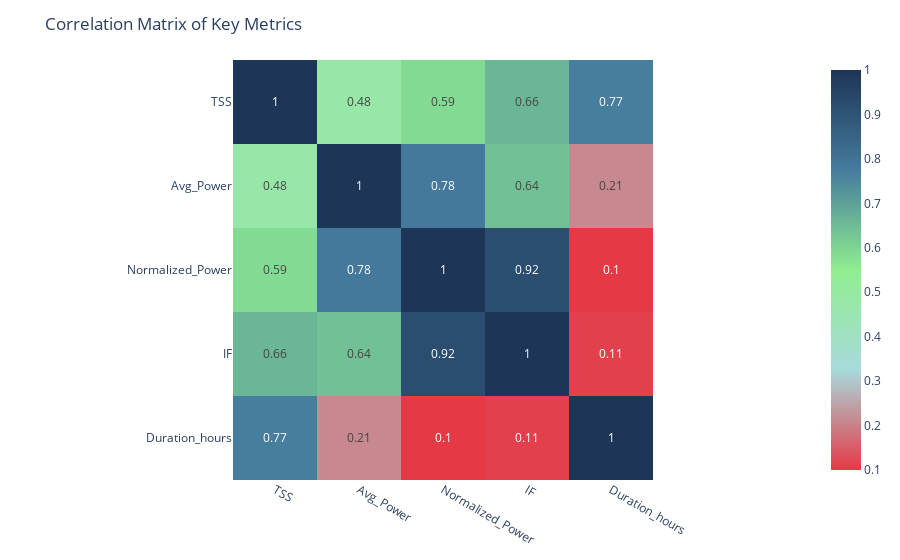
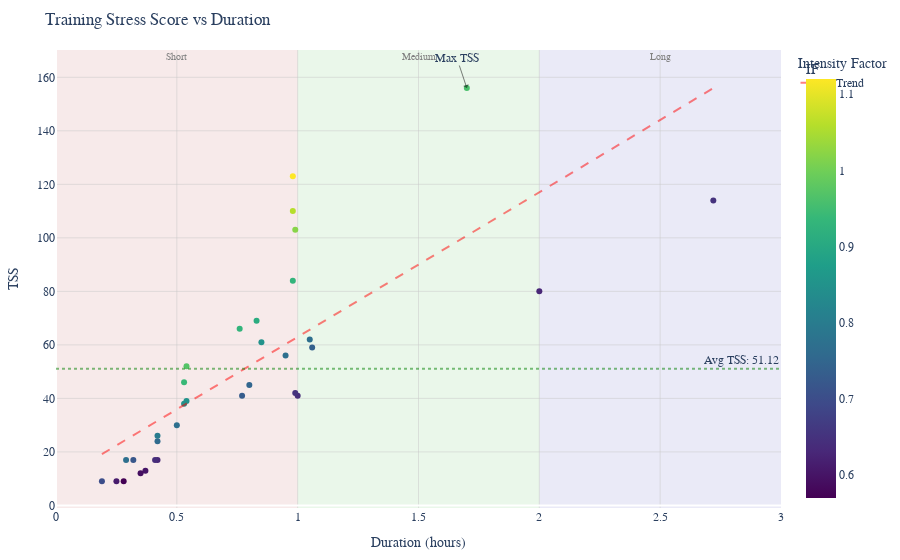

Source (notebook cell) for these figures, in order:
### Code cell
import pandas as pd
import numpy as np
import plotly.express as px
import plotly.graph_objects as go
from scipy import stats
from statsmodels.formula.api import ols, mixedlm
from statsmodels.stats.multicomp import pairwise_tukeyhsd
from tabulate import tabulate

# Custom color mapping
color_mapping = {
    'Zone 1 (50%-60%)': '#e63946',
    'Zone 2 (60%-70%)': '#a8dadc',
    'Zone 3 (70%-80%)': '#90EE90',
    'Zone 4 (80%-90%)': '#457b9d',
    'Zone 5 (90%-100%)': '#1d3557'
}

# Load and prepare data
cycling_data = pd.read_csv('/Users/ngirmay/Documents/GitHub/ironman_retrospective/IronMan_2023/wahoo/wahoo_data.csv', parse_dates=['Date'])
cycling_data['Duration'] = pd.to_timedelta(cycling_data['Duration'])
cycling_data['Duration_hours'] = cycling_data['Duration'].dt.total_seconds() / 3600
cycling_data = cycling_data[cycling_data['Duration_hours'] >= 5/60]

# Rename columns with spaces
cycling_data = cycling_data.rename(columns={
    'Normalized Power': 'Normalized_Power',
    'Avg Power': 'Avg_Power',
    'Activity Name': 'Activity_Name'
})

# Round all numeric columns to two decimal points
numeric_columns = cycling_data.select_dtypes(include=[np.number]).columns
cycling_data[numeric_columns] = cycling_data[numeric_columns].round(2)

# 1. Descriptive Statistics
print("Descriptive Statistics:")
desc_stats = cycling_data[['TSS', 'Avg_Power', 'Normalized_Power', 'IF', 'Duration_hours']].describe().round(2)
print(tabulate(desc_stats, headers='keys', tablefmt='pretty'))

# 2. Correlation Analysis
corr_matrix = cycling_data[['TSS', 'Avg_Power', 'Normalized_Power', 'IF', 'Duration_hours']].corr().round(2)
fig = px.imshow(corr_matrix, text_auto=True, color_continuous_scale=list(color_mapping.values()))
fig.update_layout(title='Correlation Matrix of Key Metrics')
fig.show()

# 3. One-way ANOVA for TSS across different activities
activities = cycling_data['Activity_Name'].unique()
tss_by_activity = [group['TSS'].values for name, group in cycling_data.groupby('Activity_Name')]
f_statistic, p_value = stats.f_oneway(*tss_by_activity)
print("\nOne-way ANOVA Results for TSS across activities:")
anova_results = [["F-statistic", f"{f_statistic:.2f}"], ["p-value", f"{p_value:.4f}"]]
print(tabulate(anova_results, headers=["Metric", "Value"], tablefmt='pretty'))

# 4. Tukey's HSD Test
tukey_results = pairwise_tukeyhsd(cycling_data['TSS'], cycling_data['Activity_Name'])
print("\nTukey's HSD Test Results:")
print(tabulate(tukey_results.summary().data[1:], headers=tukey_results.summary().data[0], tablefmt='pretty'))

# 5. Multiple Regression
try:
    model = ols('TSS ~ Duration_hours + Normalized_Power + IF', data=cycling_data).fit()
    print("\nMultiple Regression Results:")
    print(model.summary().as_text())  # Already formatted nicely
except Exception as e:
    print(f"Error in Multiple Regression: {e}")

# 6. Linear Mixed Model
try:
    lmm = mixedlm('TSS ~ Duration_hours + Normalized_Power', cycling_data, groups=cycling_data['Activity_Name'])
    lmm_results = lmm.fit()
    print("\nLinear Mixed Model Results:")
    print(lmm_results.summary().as_text())  # Already formatted nicely
except Exception as e:
    print(f"Error in Linear Mixed Model: {e}")

# 7. Paired t-test (comparing TSS between two specific activity types)
activity1 = 'Endurance 1'
activity2 = 'Endurance 2'
tss_activity1 = cycling_data[cycling_data['Activity_Name'] == activity1]['TSS']
tss_activity2 = cycling_data[cycling_data['Activity_Name'] == activity2]['TSS']
if len(tss_activity1) > 0 and len(tss_activity2) > 0:
    t_stat, t_p_value = stats.ttest_ind(tss_activity1, tss_activity2)
    print(f"\nPaired t-test results ({activity1} vs {activity2}):")
    t_test_results = [["t-statistic", f"{t_stat:.2f}"], ["p-value", f"{t_p_value:.4f}"]]
    print(tabulate(t_test_results, headers=["Metric", "Value"], tablefmt='pretty'))
else:
    print(f"\nNot enough data for paired t-test between {activity1} and {activity2}")

# 8. TSS vs Duration Scatter Plot
fig = px.scatter(cycling_data, x='Duration_hours', y='TSS', color='IF',
                 color_continuous_scale='viridis',
                 title='Training Stress Score vs Duration')

# Define and add duration zones with faint colors
duration_zones = [
    (0, 1, 'Short', 'rgba(255,0,0,0.05)'),
    (1, 2, 'Medium', 'rgba(0,255,0,0.05)'),
    (2, 3, 'Long', 'rgba(0,0,255,0.05)')
]

for start, end, name, color in duration_zones:
    fig.add_vrect(
        x0=start, x1=end,
        fillcolor=color, layer="below", line_width=0,
        annotation_text=name, annotation_position="top",
        annotation=dict(font_size=10, font_color="gray")
    )

# Add average TSS line
avg_tss = cycling_data['TSS'].mean()
fig.add_hline(y=avg_tss, line_dash="dot", line_color="rgba(0,128,0,0.5)", annotation_text=f"Avg TSS: {avg_tss:.2f}")

# Add annotations
max_tss_idx = cycling_data['TSS'].idxmax()
fig.add_annotation(x=cycling_data.loc[max_tss_idx, 'Duration_hours'], y=cycling_data.loc[max_tss_idx, 'TSS'],
                   text="Max TSS", showarrow=True, arrowhead=1, arrowcolor="rgba(0,0,0,0.5)")

# Add trend line (now as a separate trace to control its position)
z = np.polyfit(cycling_data['Duration_hours'], cycling_data['TSS'], 1)
p = np.poly1d(z)
x_trend = np.linspace(cycling_data['Duration_hours'].min(), cycling_data['Duration_hours'].max(), 100)
trend_trace = go.Scatter(x=x_trend, y=p(x_trend), mode='lines', name='Trend', 
                         line=dict(color='rgba(255,0,0,0.5)', dash='dash'))

# Update layout
fig.update_layout(
    xaxis_title='Duration (hours)',
    yaxis_title='TSS',
    plot_bgcolor='rgba(240,240,240,0.5)',
    legend_title_text='Intensity Factor',
    coloraxis_colorbar=dict(title='IF'),
    font=dict(family="Arial", size=12),
    margin=dict(l=50, r=50, t=50, b=50)
)

# Update axes
fig.update_xaxes(showgrid=True, gridwidth=1, gridcolor='rgba(200,200,200,0.5)')
fig.update_yaxes(showgrid=True, gridwidth=1, gridcolor='rgba(200,200,200,0.5)')

# Add the trend line trace last to ensure it's on top
fig.add_trace(trend_trace)

fig.show()

### Figure 1 — Plotly figure (JSON) as saved in the notebook; plotly's stock layout.template omitted (floating-point values rounded to 4 significant figures)
{"data": [{"coloraxis": "coloraxis", "hovertemplate": "x: %{x}<br>y: %{y}<br>color: %{z}<extra></extra>", "name": "0", "texttemplate": "%{z}", "type": "heatmap", "x": ["TSS", "Avg_Power", "Normalized_Power", "IF", "Duration_hours"], "xaxis": "x", "y": ["TSS", "Avg_Power", "Normalized_Power", "IF", "Duration_hours"], "yaxis": "y", "z": [[1, 0.48, 0.59, 0.66, 0.77], [0.48, 1, 0.78, 0.64, 0.21], [0.59, 0.78, 1, 0.92, 0.1], [0.66, 0.64, 0.92, 1, 0.11], [0.77, 0.21, 0.1, 0.11, 1]]}], "layout": {"coloraxis": {"colorscale": [[0, "#e63946"], [0.25, "#a8dadc"], [0.5, "#90EE90"], [0.75, "#457b9d"], [1, "#1d3557"]]}, "margin": {"t": 60}, "title": {"text": "Correlation Matrix of Key Metrics"}, "xaxis": {"anchor": "y", "constrain": "domain", "domain": [0, 1], "scaleanchor": "y"}, "yaxis": {"anchor": "x", "autorange": "reversed", "constrain": "domain", "domain": [0, 1]}}}

### Figure 2 — Plotly figure (JSON) as saved in the notebook; plotly's stock layout.template omitted (floating-point values rounded to 4 significant figures)
{"data": [{"hovertemplate": "Duration_hours=%{x}<br>TSS=%{y}<br>IF=%{marker.color}<extra></extra>", "legendgroup": "", "marker": {"color": [0.65, 0.63, 0.96, 0.74, 0.77, 0.64, 1.02, 0.65, 0.93, 1.12, 1.06, 0.77, 0.85, 0.91, 0.75, 0.73, 0.93, 0.97, 0.85, 0.85, 0.94, 0.77, 0.63, 0.76, 0.8, 0.64, 0.6, 0.59, 0.72, 0.77, 0.57, 0.61, 0.7], "coloraxis": "coloraxis", "symbol": "circle"}, "mode": "markers", "name": "", "orientation": "v", "showlegend": false, "type": "scatter", "x": [2.72, 2, 1.7, 1.06, 1.05, 1, 0.99, 0.99, 0.98, 0.98, 0.98, 0.95, 0.85, 0.83, 0.8, 0.77, 0.76, 0.54, 0.54, 0.53, 0.53, 0.5, 0.42, 0.42, 0.42, 0.41, 0.37, 0.35, 0.32, 0.29, 0.28, 0.25, 0.19], "xaxis": "x", "y": [114, 80, 156, 59, 62, 41, 103, 42, 84, 123, 110, 56, 61, 69, 45, 41, 66, 52, 39, 38, 46, 30, 17, 24, 26, 17, 13, 12, 17, 17, 9, 9, 9], "yaxis": "y"}, {"line": {"color": "rgba(255,0,0,0.5)", "dash": "dash"}, "mode": "lines", "name": "Trend", "type": "scatter", "x": [0.19, 0.2156, 0.2411, 0.2667, 0.2922, 0.3178, 0.3433, 0.3689, 0.3944, 0.42, 0.4456, 0.4711, 0.4967, 0.5222, 0.5478, 0.5733, 0.5989, 0.6244, 0.65, 0.6756, 0.7011, 0.7267, 0.7522, 0.7778, 0.8033, 0.8289, 0.8544, 0.88, 0.9056, 0.9311, 0.9567, 0.9822, 1.008, 1.033, 1.059, 1.084, 1.11, 1.136, 1.161, 1.187, 1.212, 1.238, 1.263, 1.289, 1.314, 1.34, 1.366, 1.391, 1.417, 1.442, 1.468, 1.493, 1.519, 1.544, 1.57, 1.596, 1.621, 1.647, 1.672, 1.698, 1.723, 1.749, 1.774, 1.8, 1.826, 1.851, 1.877, 1.902, 1.928, 1.953, 1.979, 2.004, 2.03, 2.056, 2.081, 2.107, 2.132, 2.158, 2.183, 2.209, 2.234, 2.26, 2.286, 2.311, 2.337, 2.362, 2.388, 2.413, 2.439, 2.464, 2.49, 2.516, 2.541, 2.567, 2.592, 2.618, 2.643, 2.669, 2.694, 2.72], "y": [19.18, 20.56, 21.94, 23.32, 24.7, 26.08, 27.47, 28.85, 30.23, 31.61, 32.99, 34.37, 35.75, 37.14, 38.52, 39.9, 41.28, 42.66, 44.04, 45.43, 46.81, 48.19, 49.57, 50.95, 52.33, 53.72, 55.1, 56.48, 57.86, 59.24, 60.62, 62.0, 63.39, 64.77, 66.15, 67.53, 68.91, 70.29, 71.68, 73.06, 74.44, 75.82, 77.2, 78.58, 79.96, 81.35, 82.73, 84.11, 85.49, 86.87, 88.25, 89.64, 91.02, 92.4, 93.78, 95.16, 96.54, 97.93, 99.31, 100.7, 102.1, 103.5, 104.8, 106.2, 107.6, 109.0, 110.4, 111.7, 113.1, 114.5, 115.9, 117.3, 118.6, 120.0, 121.4, 122.8, 124.2, 125.6, 126.9, 128.3, 129.7, 131.1, 132.5, 133.8, 135.2, 136.6, 138.0, 139.4, 140.8, 142.1, 143.5, 144.9, 146.3, 147.7, 149.0, 150.4, 151.8, 153.2, 154.6, 156.0]}], "layout": {"annotations": [{"font": {"color": "gray", "size": 10}, "showarrow": false, "text": "Short", "x": 0.5, "xanchor": "center", "xref": "x", "y": 1, "yanchor": "top", "yref": "y domain"}, {"font": {"color": "gray", "size": 10}, "showarrow": false, "text": "Medium", "x": 1.5, "xanchor": "center", "xref": "x", "y": 1, "yanchor": "top", "yref": "y domain"}, {"font": {"color": "gray", "size": 10}, "showarrow": false, "text": "Long", "x": 2.5, "xanchor": "center", "xref": "x", "y": 1, "yanchor": "top", "yref": "y domain"}, {"showarrow": false, "text": "Avg TSS: 51.12", "x": 1, "xanchor": "right", "xref": "x domain", "y": 51.12, "yanchor": "bottom", "yref": "y"}, {"arrowcolor": "rgba(0,0,0,0.5)", "arrowhead": 1, "showarrow": true, "text": "Max TSS", "x": 1.7, "y": 156}], "coloraxis": {"colorbar": {"title": {"text": "IF"}}, "colorscale": [[0, "#440154"], [0.1111, "#482878"], [0.2222, "#3e4989"], [0.3333, "#31688e"], [0.4444, "#26828e"], [0.5556, "#1f9e89"], [0.6667, "#35b779"], [0.7778, "#6ece58"], [0.8889, "#b5de2b"], [1, "#fde725"]]}, "font": {"family": "Arial", "size": 12}, "legend": {"title": {"text": "Intensity Factor"}, "tracegroupgap": 0}, "margin": {"b": 50, "l": 50, "r": 50, "t": 50}, "plot_bgcolor": "rgba(240,240,240,0.5)", "shapes": [{"fillcolor": "rgba(255,0,0,0.05)", "layer": "below", "line": {"width": 0}, "type": "rect", "x0": 0, "x1": 1, "xref": "x", "y0": 0, "y1": 1, "yref": "y domain"}, {"fillcolor": "rgba(0,255,0,0.05)", "layer": "below", "line": {"width": 0}, "type": "rect", "x0": 1, "x1": 2, "xref": "x", "y0": 0, "y1": 1, "yref": "y domain"}, {"fillcolor": "rgba(0,0,255,0.05)", "layer": "below", "line": {"width": 0}, "type": "rect", "x0": 2, "x1": 3, "xref": "x", "y0": 0, "y1": 1, "yref": "y domain"}, {"line": {"color": "rgba(0,128,0,0.5)", "dash": "dot"}, "type": "line", "x0": 0, "x1": 1, "xref": "x domain", "y0": 51.12, "y1": 51.12, "yref": "y"}], "title": {"text": "Training Stress Score vs Duration"}, "xaxis": {"anchor": "y", "domain": [0, 1], "gridcolor": "rgba(200,200,200,0.5)", "gridwidth": 1, "showgrid": true, "title": {"text": "Duration (hours)"}}, "yaxis": {"anchor": "x", "domain": [0, 1], "gridcolor": "rgba(200,200,200,0.5)", "gridwidth": 1, "showgrid": true, "title": {"text": "TSS"}}}}
